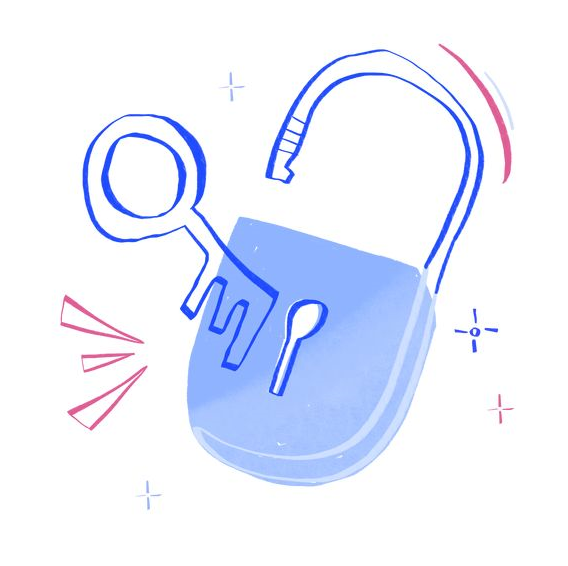
#> input picture Test.png, 568 x 566 px, found by its file name
$ python Prodigy_CS_2.py
#> lines starting #> are read from the running program, lines starting #| are printed output that depends on the picture
"""Develop a simple image encryption tool using pixel manipulation.
You can perform operations like swapping pixel values or applying a basic mathematical operation to each pixel.
Allow users to encrypt and decrypt images."""

from PIL import Image
import numpy as np

def encrypt_image(image_path, output_path, key):
    # Open the image
#> called with image_path = 'test.png', output_path = 'encrypted_img.png', key = 50
    img = Image.open(image_path)
#> img is the input picture: PIL image 568x566 RGBA; mean R, G, B, A 233.5, 238.4, 252.8, 255
    img = img.convert("RGB")  # Ensure image is in RGB format
#> img: PIL image 568x566 RGB
    img_array = np.array(img)

    # Encrypt the image by adding the key to each pixel
    encrypted_array = (img_array.astype(np.uint16) + key) % 256
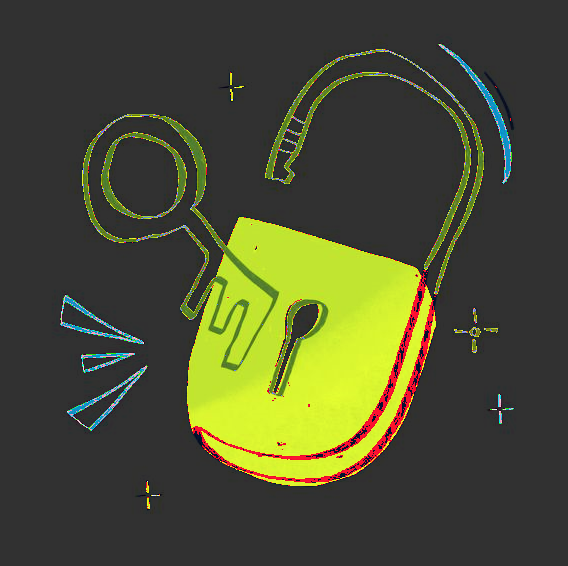
#> encrypted_array: shape (566, 568, 3) uint16; mean R, G, B 74.1, 77.4, 49.7
    encrypted_image = Image.fromarray(encrypted_array.astype('uint8'), 'RGB')

    # Save the encrypted image
    encrypted_image.save(output_path)
    print(f"Encrypted image saved to {output_path}")

def decrypt_image(encrypted_path, output_path, key):
    # Open the encrypted image
#> called with encrypted_path = 'encrypted_img.png', output_path = 'decrypted_img.png', key = 50
    img = Image.open(encrypted_path)
    img = img.convert("RGB")
    img_array = np.array(img)

    # Decrypt the image by subtracting the key from each pixel
    decrypted_array = (img_array.astype(np.uint16) - key) % 256
    decrypted_image = Image.fromarray(decrypted_array.astype('uint8'), 'RGB')

    # Save the decrypted image
    decrypted_image.save(output_path)
    print(f"Decrypted image saved to {output_path}")

if __name__ == "__main__":
    original_image_path = "test.png"
    encrypted_image_path = "encrypted_img.png"
    decrypted_image_path = "decrypted_img.png"
    encryption_key = 50  # Example key for encryption and decryption

    encrypt_image(original_image_path, encrypted_image_path, encryption_key)
    decrypt_image(encrypted_image_path, decrypted_image_path, encryption_key)
